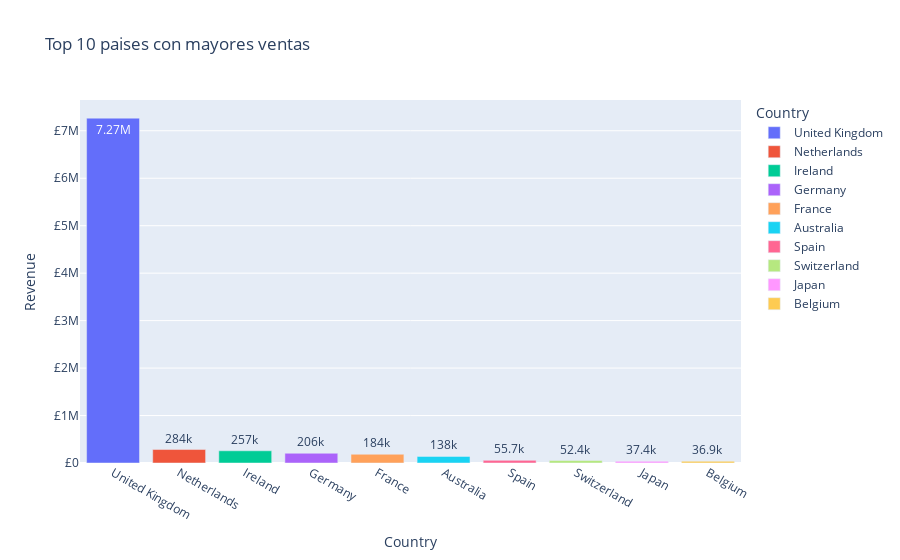

Notebook cell for this chart:
### Markdown cell above
- Mes con mayores ganancias: Noviembre 2011 con 1.15m
- Mes con menores ganancias: Febrero 2011 con 443.77k

### Code cell
country_revenue = Sales.groupby('Country', as_index=False)['Revenue'].sum().round(2)
country_revenue.sort_values(by=['Revenue'], ascending=False, inplace=True)

fig = px.bar(country_revenue[:10].reset_index(),
             title='Top 10 paises con mayores ventas',
             x='Country',
             y='Revenue',
             text='Revenue',
             text_auto='.3s',
             color='Country')
fig.update_yaxes(title='Revenue', tickprefix=CURRENCY)
fig.show()

country_revenue[:10]

### Figure 1 — Plotly figure (JSON) as saved in the notebook; plotly's stock layout.template omitted (floating-point values rounded to 4 significant figures)
{"data": [{"alignmentgroup": "True", "hovertemplate": "Country=%{x}<br>Revenue=%{text}<extra></extra>", "legendgroup": "United Kingdom", "marker": {"color": "#636efa", "pattern": {"shape": ""}}, "name": "United Kingdom", "offsetgroup": "United Kingdom", "orientation": "v", "showlegend": true, "text": [7266000.0], "textposition": "auto", "texttemplate": "%{y:.3s}", "type": "bar", "x": ["United Kingdom"], "xaxis": "x", "y": [7266000.0], "yaxis": "y"}, {"alignmentgroup": "True", "hovertemplate": "Country=%{x}<br>Revenue=%{text}<extra></extra>", "legendgroup": "Netherlands", "marker": {"color": "#EF553B", "pattern": {"shape": ""}}, "name": "Netherlands", "offsetgroup": "Netherlands", "orientation": "v", "showlegend": true, "text": [283900.0], "textposition": "auto", "texttemplate": "%{y:.3s}", "type": "bar", "x": ["Netherlands"], "xaxis": "x", "y": [283900.0], "yaxis": "y"}, {"alignmentgroup": "True", "hovertemplate": "Country=%{x}<br>Revenue=%{text}<extra></extra>", "legendgroup": "Ireland", "marker": {"color": "#00cc96", "pattern": {"shape": ""}}, "name": "Ireland", "offsetgroup": "Ireland", "orientation": "v", "showlegend": true, "text": [257300.0], "textposition": "auto", "texttemplate": "%{y:.3s}", "type": "bar", "x": ["Ireland"], "xaxis": "x", "y": [257300.0], "yaxis": "y"}, {"alignmentgroup": "True", "hovertemplate": "Country=%{x}<br>Revenue=%{text}<extra></extra>", "legendgroup": "Germany", "marker": {"color": "#ab63fa", "pattern": {"shape": ""}}, "name": "Germany", "offsetgroup": "Germany", "orientation": "v", "showlegend": true, "text": [205600.0], "textposition": "auto", "texttemplate": "%{y:.3s}", "type": "bar", "x": ["Germany"], "xaxis": "x", "y": [205600.0], "yaxis": "y"}, {"alignmentgroup": "True", "hovertemplate": "Country=%{x}<br>Revenue=%{text}<extra></extra>", "legendgroup": "France", "marker": {"color": "#FFA15A", "pattern": {"shape": ""}}, "name": "France", "offsetgroup": "France", "orientation": "v", "showlegend": true, "text": [183900.0], "textposition": "auto", "texttemplate": "%{y:.3s}", "type": "bar", "x": ["France"], "xaxis": "x", "y": [183900.0], "yaxis": "y"}, {"alignmentgroup": "True", "hovertemplate": "Country=%{x}<br>Revenue=%{text}<extra></extra>", "legendgroup": "Australia", "marker": {"color": "#19d3f3", "pattern": {"shape": ""}}, "name": "Australia", "offsetgroup": "Australia", "orientation": "v", "showlegend": true, "text": [138200.0], "textposition": "auto", "texttemplate": "%{y:.3s}", "type": "bar", "x": ["Australia"], "xaxis": "x", "y": [138200.0], "yaxis": "y"}, {"alignmentgroup": "True", "hovertemplate": "Country=%{x}<br>Revenue=%{text}<extra></extra>", "legendgroup": "Spain", "marker": {"color": "#FF6692", "pattern": {"shape": ""}}, "name": "Spain", "offsetgroup": "Spain", "orientation": "v", "showlegend": true, "text": [55730.0], "textposition": "auto", "texttemplate": "%{y:.3s}", "type": "bar", "x": ["Spain"], "xaxis": "x", "y": [55730.0], "yaxis": "y"}, {"alignmentgroup": "True", "hovertemplate": "Country=%{x}<br>Revenue=%{text}<extra></extra>", "legendgroup": "Switzerland", "marker": {"color": "#B6E880", "pattern": {"shape": ""}}, "name": "Switzerland", "offsetgroup": "Switzerland", "orientation": "v", "showlegend": true, "text": [52440.0], "textposition": "auto", "texttemplate": "%{y:.3s}", "type": "bar", "x": ["Switzerland"], "xaxis": "x", "y": [52440.0], "yaxis": "y"}, {"alignmentgroup": "True", "hovertemplate": "Country=%{x}<br>Revenue=%{text}<extra></extra>", "legendgroup": "Japan", "marker": {"color": "#FF97FF", "pattern": {"shape": ""}}, "name": "Japan", "offsetgroup": "Japan", "orientation": "v", "showlegend": true, "text": [37420.0], "textposition": "auto", "texttemplate": "%{y:.3s}", "type": "bar", "x": ["Japan"], "xaxis": "x", "y": [37420.0], "yaxis": "y"}, {"alignmentgroup": "True", "hovertemplate": "Country=%{x}<br>Revenue=%{text}<extra></extra>", "legendgroup": "Belgium", "marker": {"color": "#FECB52", "pattern": {"shape": ""}}, "name": "Belgium", "offsetgroup": "Belgium", "orientation": "v", "showlegend": true, "text": [36930.0], "textposition": "auto", "texttemplate": "%{y:.3s}", "type": "bar", "x": ["Belgium"], "xaxis": "x", "y": [36930.0], "yaxis": "y"}], "layout": {"barmode": "relative", "legend": {"title": {"text": "Country"}, "tracegroupgap": 0}, "title": {"text": "Top 10 paises con mayores ventas"}, "xaxis": {"anchor": "y", "categoryarray": ["United Kingdom", "Netherlands", "Ireland", "Germany", "France", "Australia", "Spain", "Switzerland", "Japan", "Belgium"], "categoryorder": "array", "domain": [0, 1], "title": {"text": "Country"}}, "yaxis": {"anchor": "x", "domain": [0, 1], "tickprefix": "£", "title": {"text": "Revenue"}}}}
